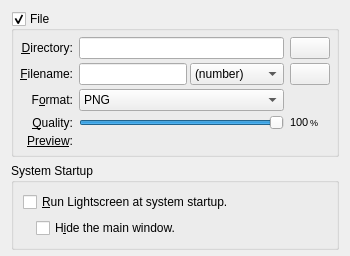
     <widget class="QWidget" name="generalTab">
      <attribute name="title">
       <string>General</string>
      </attribute>
      <layout class="QVBoxLayout" name="verticalLayout">
       <property name="bottomMargin">
        <number>6</number>
       </property>
       <item>
        <widget class="QGroupBox" name="fileGroupBox">
         <property name="sizePolicy">
          <sizepolicy hsizetype="Preferred" vsizetype="Preferred">
           <horstretch>0</horstretch>
           <verstretch>0</verstretch>
          </sizepolicy>
         </property>
         <property name="title">
          <string>File</string>
         </property>
         <property name="flat">
          <bool>true</bool>
         </property>
         <property name="checkable">
          <bool>true</bool>
         </property>
         <layout class="QGridLayout" name="fileGroupBoxLayout">
          <property name="leftMargin">
           <number>6</number>
          </property>
          <property name="topMargin">
           <number>6</number>
          </property>
          <property name="rightMargin">
           <number>6</number>
          </property>
          <property name="bottomMargin">
           <number>6</number>
          </property>
          <property name="verticalSpacing">
           <number>4</number>
          </property>
          <item row="0" column="0">
           <widget class="QLabel" name="directoryLabel">
            <property name="text">
             <string>&amp;Directory:</string>
            </property>
            <property name="alignment">
             <set>Qt::AlignRight|Qt::AlignTrailing|Qt::AlignVCenter</set>
            </property>
            <property name="buddy">
             <cstring>targetLineEdit</cstring>
            </property>
           </widget>
          </item>
          <item row="0" column="1">
           <widget class="QLineEdit" name="targetLineEdit">
            <property name="styleSheet">
             <string notr="true"/>
            </property>
           </widget>
          </item>
          <item row="0" column="2">
           <widget class="QPushButton" name="browsePushButton">
            <property name="maximumSize">
             <size>
              <width>60</width>
              <height>16777215</height>
             </size>
            </property>
            <property name="text">
             <string/>
            </property>
            <property name="autoDefault">
             <bool>false</bool>
            </property>
           </widget>
          </item>
          <item row="1" column="0">
           <widget class="QLabel" name="filenameLabel">
            <property name="toolTip">
             <string>The prefix for the screenshot file</string>
            </property>
            <property name="text">
             <string>&amp;Filename:</string>
            </property>
            <property name="alignment">
             <set>Qt::AlignRight|Qt::AlignTrailing|Qt::AlignVCenter</set>
            </property>
            <property name="buddy">
             <cstring>prefixLineEdit</cstring>
            </property>
           </widget>
          </item>
          <item row="1" column="1">
           <layout class="QHBoxLayout" name="filenameLayout">
            <property name="spacing">
             <number>3</number>
            </property>
            <item>
             <widget class="QLineEdit" name="prefixLineEdit">
              <property name="whatsThis">
               <string>The prefix will be inserted before the &lt;em&gt;Naming&lt;/em&gt; in the screenshot file and it is usually used to distinguish files. It can be left blank.</string>
              </property>
             </widget>
            </item>
            <item>
             <widget class="QComboBox" name="namingComboBox">
              <property name="whatsThis">
               <string>The naming is inserted after the prefix and is what makes each screenshot file unique to avoid overwriting.&lt;br /&gt;
&lt;b&gt;Numeric&lt;/b&gt;: inserts a number in sequence, 1, 2, 3..&lt;br /&gt;
&lt;b&gt;Date&lt;/b&gt;: inserts the current date and time, in the form of dd-MM-yyyy, click the &quot;wrench&quot; button on the right to customize the format.&lt;br /&gt;
&lt;b&gt;Timestamp&lt;/b&gt;: inserts a number, a Unix timestamp, which is the number of seconds passed since 1970-1-1 00:00:00.&lt;br /&gt;

</string>
              </property>
              <item>
               <property name="text">
                <string>(number)</string>
               </property>
              </item>
              <item>
               <property name="text">
                <string>(date)</string>
               </property>
              </item>
              <item>
               <property name="text">
                <string>(timestamp)</string>
               </property>
              </item>
              <item>
               <property name="text">
                <string>(none)</string>
               </property>
              </item>
             </widget>
            </item>
           </layout>
          </item>
          <item row="1" column="2">
           <widget class="QPushButton" name="namingOptionsButton">
            <property name="autoDefault">
             <bool>false</bool>
            </property>
           </widget>
          </item>
          <item row="3" column="0">
           <widget class="QLabel" name="formatLabel">
            <property name="toolTip">
             <string>The file format for the screenshot</string>
            </property>
            <property name="text">
             <string>F&amp;ormat:</string>
            </property>
            <property name="alignment">
             <set>Qt::AlignRight|Qt::AlignTrailing|Qt::AlignVCenter</set>
            </property>
            <property name="buddy">
             <cstring>formatComboBox</cstring>
            </property>
           </widget>
          </item>
          <item row="3" column="1">
           <widget class="QComboBox" name="formatComboBox">
            <item>
             <property name="text">
              <string notr="true">PNG</string>
             </property>
            </item>
            <item>
             <property name="text">
              <string notr="true">JPG</string>
             </property>
            </item>
            <item>
             <property name="text">
              <string notr="true">BMP</string>
             </property>
            </item>
           </widget>
          </item>
          <item row="4" column="0">
           <widget class="QLabel" name="qualityLabel">
            <property name="text">
             <string>&amp;Quality:</string>
            </property>
            <property name="alignment">
             <set>Qt::AlignRight|Qt::AlignTrailing|Qt::AlignVCenter</set>
            </property>
            <property name="buddy">
             <cstring>qualitySlider</cstring>
            </property>
           </widget>
          </item>
          <item row="4" column="1">
           <widget class="QSlider" name="qualitySlider">
            <property name="whatsThis">
             <string>This slider goes from 0 to 100. 100 being the highest quality and 0 the lowest.&lt;br&gt;
Quality is related to file size and of course to readability and overall quality of the image.</string>
            </property>
            <property name="maximum">
             <number>100</number>
            </property>
            <property name="pageStep">
             <number>5</number>
            </property>
            <property name="value">
             <number>100</number>
            </property>
            <property name="orientation">
             <enum>Qt::Horizontal</enum>
            </property>
           </widget>
          </item>
          <item row="4" column="2">
           <layout class="QHBoxLayout" name="qualityLayout">
            <property name="spacing">
             <number>0</number>
            </property>
            <property name="sizeConstraint">
             <enum>QLayout::SetMinimumSize</enum>
            </property>
            <item>
             <widget class="QLabel" name="qualityValueLabel">
              <property name="font">
               <font>
                <pointsize>8</pointsize>
               </font>
              </property>
              <property name="text">
               <string notr="true">100</string>
              </property>
             </widget>
            </item>
            <item>
             <widget class="QLabel" name="qualityPercentLabel">
              <property name="font">
               <font>
                <pointsize>7</pointsize>
               </font>
              </property>
              <property name="text">
               <string notr="true">%</string>
              </property>
             </widget>
            </item>
           </layout>
          </item>
          <item row="5" column="0">
           <widget class="QLabel" name="previewTextLabel">
            <property name="text">
             <string>&lt;u&gt;Preview&lt;/u&gt;:</string>
            </property>
            <property name="alignment">
             <set>Qt::AlignRight|Qt::AlignTrailing|Qt::AlignVCenter</set>
            </property>
           </widget>
          </item>
          <item row="5" column="1">
           <widget class="QLabel" name="previewLabel">
            <property name="text">
             <string/>
            </property>
           </widget>
          </item>
         </layout>
        </widget>
       </item>
       <item>
        <spacer name="verticalSpacer">
         <property name="orientation">
          <enum>Qt::Vertical</enum>
         </property>
         <property name="sizeHint" stdset="0">
          <size>
           <width>0</width>
           <height>0</height>
          </size>
         </property>
        </spacer>
       </item>
       <item>
        <widget class="QGroupBox" name="startupGroupBox">
         <property name="sizePolicy">
          <sizepolicy hsizetype="Minimum" vsizetype="Fixed">
           <horstretch>0</horstretch>
           <verstretch>0</verstretch>
          </sizepolicy>
         </property>
         <property name="title">
          <string>System Startup</string>
         </property>
         <property name="flat">
          <bool>true</bool>
         </property>
         <layout class="QVBoxLayout" name="verticalLayout_3">
          <item>
           <widget class="QCheckBox" name="startupCheckBox">
            <property name="whatsThis">
             <string/>
            </property>
            <property name="text">
             <string>&amp;Run Lightscreen at system startup.</string>
            </property>
           </widget>
          </item>
          <item>
           <layout class="QHBoxLayout" name="startupHideLayout">
            <item>
             <spacer name="startupHideSpacer">
              <property name="orientation">
               <enum>Qt::Horizontal</enum>
              </property>
              <property name="sizeType">
               <enum>QSizePolicy::Fixed</enum>
              </property>
              <property name="sizeHint" stdset="0">
               <size>
                <width>13</width>
                <height>15</height>
               </size>
              </property>
             </spacer>
            </item>
            <item>
             <widget class="QCheckBox" name="startupHideCheckBox">
              <property name="whatsThis">
               <string/>
              </property>
              <property name="text">
               <string>H&amp;ide the main window.</string>
              </property>
             </widget>
            </item>
           </layout>
          </item>
         </layout>
        </widget>
       </item>
      </layout>
     </widget>
